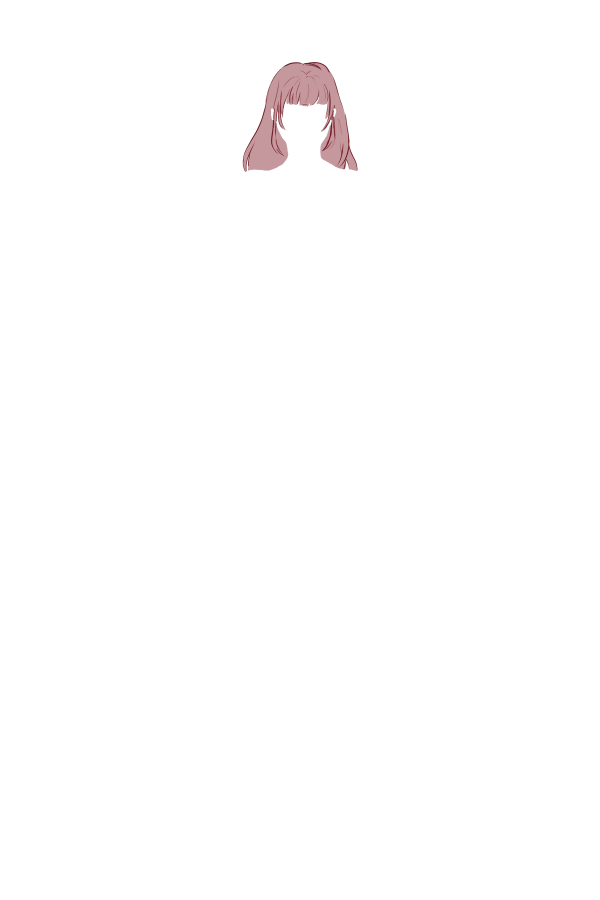
#> input picture game/assets/items/hair_apc_pink.png, 1200 x 1800 px (shown at 1/2 size)
$ python hair_recolor.py
#> lines starting #> are read from the running program, lines starting #| are printed output that depends on the picture
#!/usr/bin/env python3
"""Hue variants of the APC pack hair (shape stays, color shifts).
Source: the composed hair_apc_pink.png (most saturated -> cleanest shifts)."""
import colorsys
from pathlib import Path
import numpy as np
from PIL import Image

ROOT = Path(__file__).resolve().parent.parent
ITEMS = ROOT / "game" / "assets" / "items"
THUMBS = ROOT / "game" / "assets" / "thumbs"

src = Image.open(ITEMS / "hair_apc_pink.png").convert("RGBA")
#> src is the input picture: PIL image 1200x1800 RGBA; mean R, G, B, A 2.1, 1.5, 1.6, 2.8
a = np.array(src).astype(float) / 255.0
rgb, alpha = a[:, :, :3], a[:, :, 3]
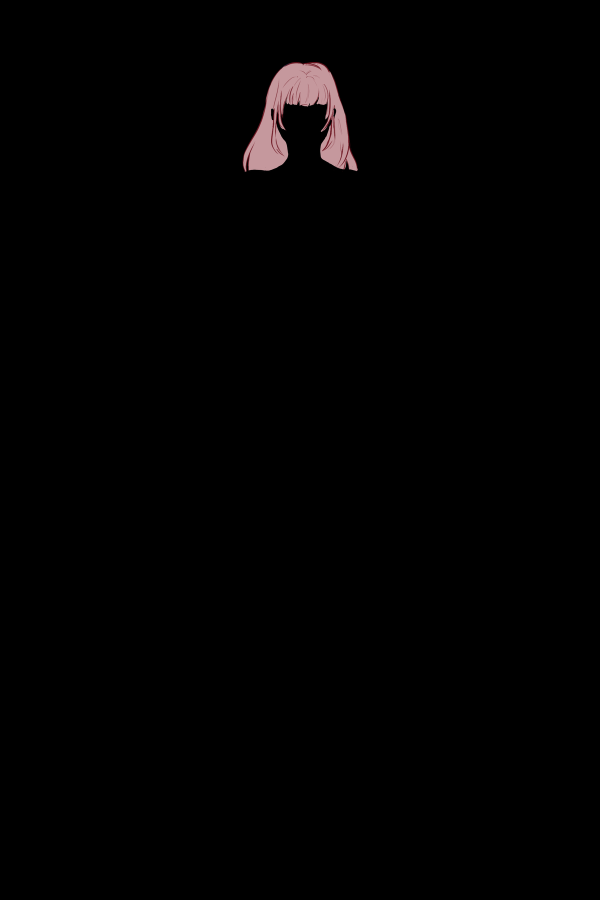
#> rgb: shape (1800, 1200, 3) float64 (shown at 1/2 size); mean R, G, B 0.00821, 0.00603, 0.00628

hsv = np.array(Image.fromarray((rgb * 255).astype(np.uint8)).convert("HSV")).astype(float)

# (name, hue 0-255, sat mult, val mult)
VARIANTS = [
    ("teal",     128, 0.95, 0.92),
    ("lavender", 190, 0.75, 1.00),
    ("silver",   165, 0.12, 1.05),
    ("crimson",  246, 1.25, 0.78),
]

for name, hue, smul, vmul in VARIANTS:
    h = hsv.copy()
    h[:, :, 0] = hue
    h[:, :, 1] = np.clip(h[:, :, 1] * smul, 0, 255)
    h[:, :, 2] = np.clip(h[:, :, 2] * vmul, 0, 255)
    out_rgb = Image.fromarray(h.astype(np.uint8), "HSV").convert("RGB")
    out = np.dstack([np.array(out_rgb), (alpha * 255).astype(np.uint8)])
    im = Image.fromarray(out, "RGBA")
    im.save(ITEMS / f"hair_apc_{name}.png")
    t = im.crop(im.getbbox()).copy()
    t.thumbnail((200, 200), Image.LANCZOS)
    t.save(THUMBS / f"hair_apc_{name}.webp", "WEBP")
    print(f"hair_apc_{name}")
#> this loop made 4 passes
#> pass 1, `t = im.crop(im.getbbox()).copy()`:
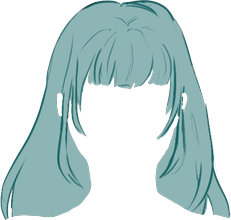
#> t: PIL image 231x220 RGBA; mean R, G, B, A 61.2, 81.6, 81.7, 119.4; transparent parts drawn white
#> pass 1, `t.save(THUMBS / f"hair_apc_{name}.webp", "WEBP")`:
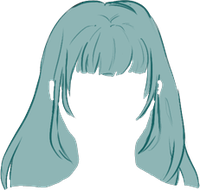
#> saved as hair_apc_teal.webp: PIL image 200x190 RGBA; mean R, G, B, A 63.2, 85, 85.1, 119.4; transparent parts drawn white
#> after the loop:
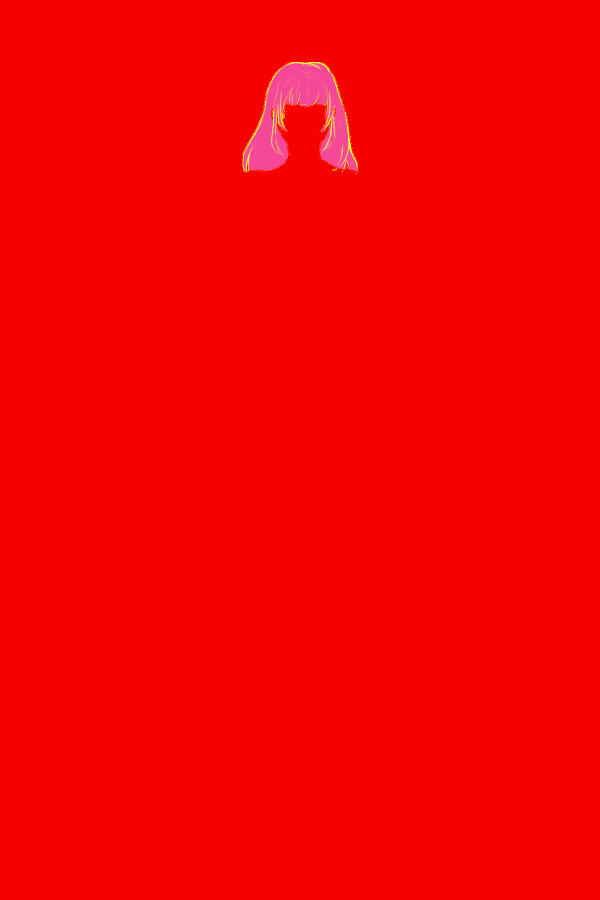
#> h: shape (1800, 1200, 3) float64 (shown at 1/2 size); mean R, G, B 246, 1.1, 1.6
#> after the loop:
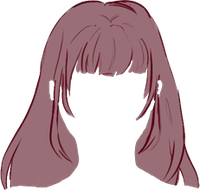
#> t: PIL image 200x190 RGBA; mean R, G, B, A 72, 48.1, 52.9, 119.4; transparent parts drawn white

$ run again, with game/assets/items/dress_dark.png copied over game/assets/items/hair_apc_pink.png
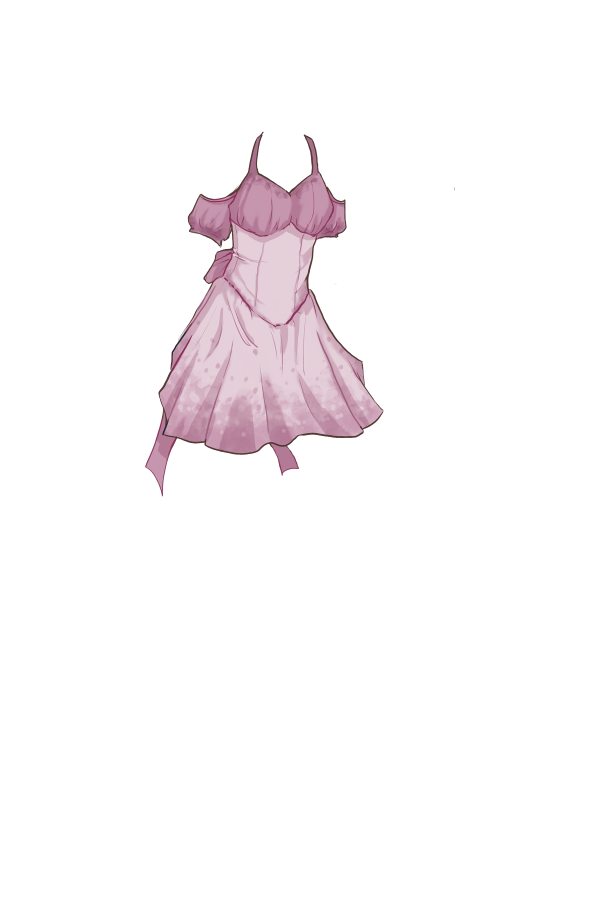
#> input picture game/assets/items/dress_dark.png, 1200 x 1800 px (shown at 1/2 size)
#> src is the input picture: PIL image 1200x1800 RGBA; mean R, G, B, A 15.6, 12.7, 14, 19.7
#> after the loop `for name, hue, smul, vmul in VARIANTS:`:
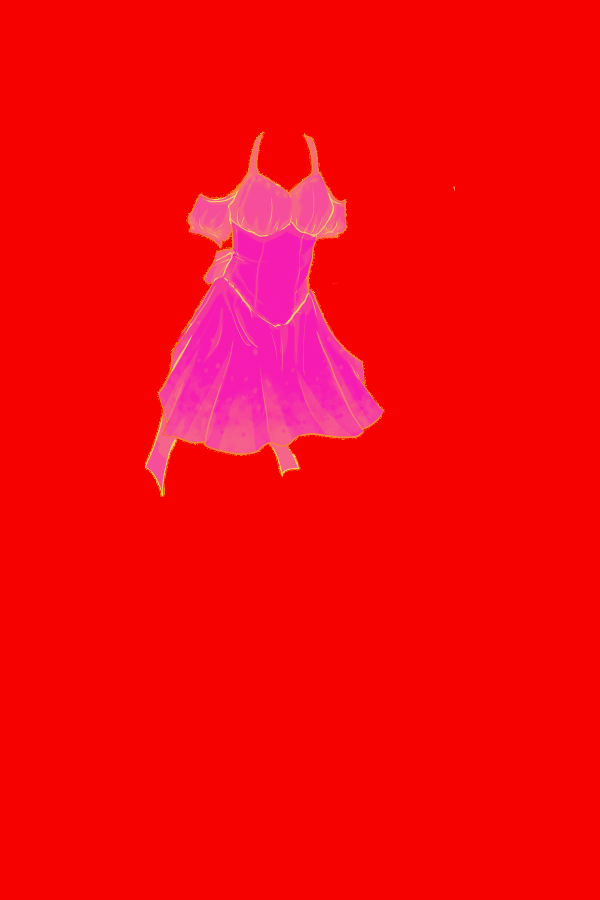
#> h: shape (1800, 1200, 3) float64 (shown at 1/2 size); mean R, G, B 246, 5.2, 12.1
#> after the loop `for name, hue, smul, vmul in VARIANTS:`:
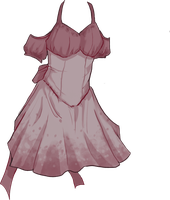
#> t: PIL image 170x200 RGBA; mean R, G, B, A 59.9, 45.3, 48.6, 94; transparent parts drawn white
